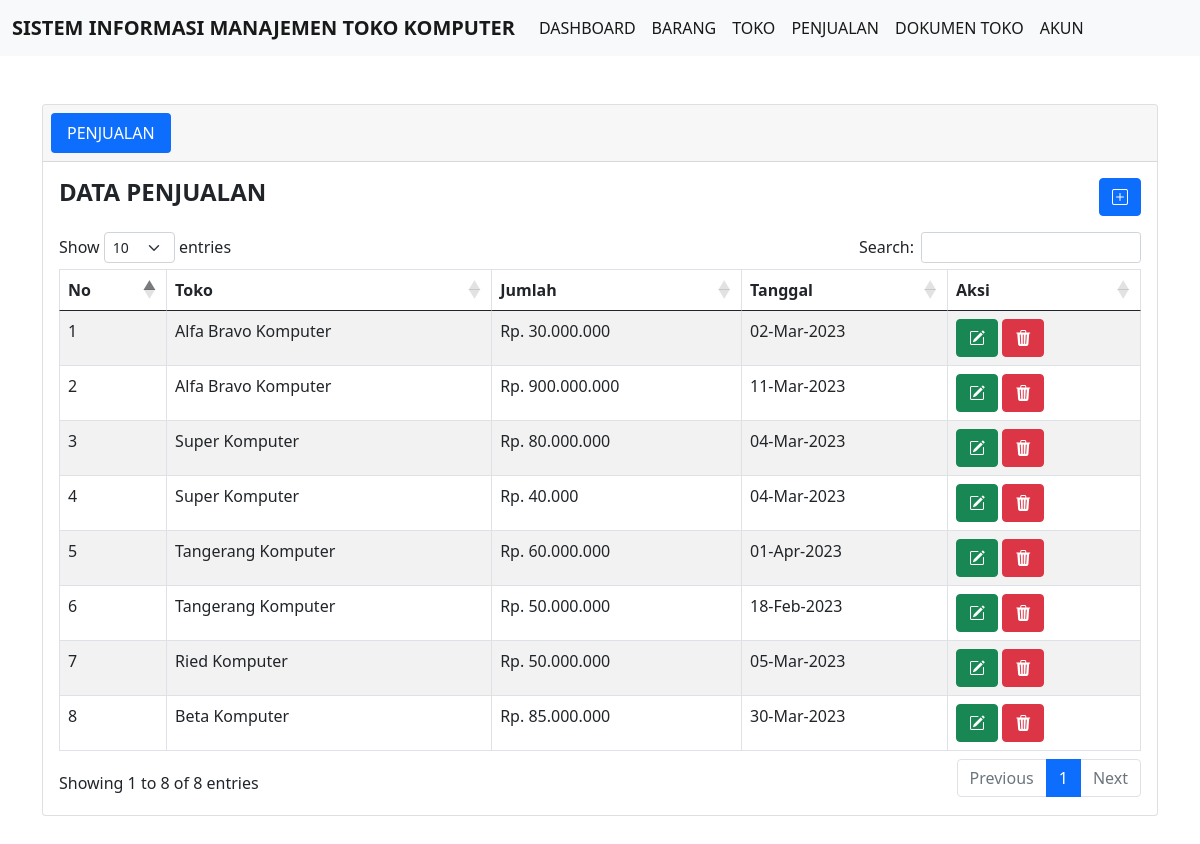
The page /data_penjualan.php on the database its author committed.
### tables this page shows
CREATE TABLE `tb_penjualan` (
  `id_penjualan` int(11) NOT NULL,
  `id_toko` int(11) NOT NULL,
  `jumlah` varchar(20) NOT NULL,
  `tanggal` date NOT NULL
);

CREATE TABLE `tb_toko` (
  `id_toko` int(11) NOT NULL,
  `nama_toko` varchar(20) NOT NULL,
  `alamat_toko` varchar(20) NOT NULL,
  `pemilik_toko` varchar(20) NOT NULL,
  `status_toko` varchar(20) NOT NULL,
  `foto_toko` varchar(20) NOT NULL
);

### config/controller.php (called while the page is built, shortened)
<?php
function select($query)
{
    global $db;
    $result = mysqli_query($db, $query);
    $rows = [];
    while ($row = mysqli_fetch_assoc($result)) {
        $rows[] = $row;
    }
    return $rows;
}

### data_penjualan.php (the view, shortened to what this page needs)
<?php
include 'layout/header.php';
$data_penjualan = select("SELECT * FROM tb_toko JOIN tb_penjualan ON tb_toko.id_toko = tb_penjualan.id_toko");
?>
<div class="container">
    <div class="card mt-5 mb-5">
        <div class="card-header">
            <ul class="nav nav-pills card-header-pills">
                <li class="nav-item">
                    <a class="nav-link active">PENJUALAN</a>
                </li>
            </ul>
        </div>
        <div class="card-body">
            <div class="row mb-3">
                <div class="col">
                    <h4><b>DATA PENJUALAN</b></h4>
                </div>
                <div class="col">
                    <a href="tambah_penjualan.php" class="btn btn-primary" style="float : right;"><i class="bi bi-plus-square"></i></i></a>
                </div>
            </div>
            <table class="table table-bordered table-striped" id="tables">
                <thead>
                    <tr>
                        <th>No</th>
                        <th>Toko</th>
                        <th>Jumlah</th>
                        <th>Tanggal</th>
                        <th>Aksi</th>
                    </tr>
                </thead>
                <tbody>
                    <?php $nomor = 1; ?>
                    <?php foreach ($data_penjualan as $penjualan) : ?>
                        <tr>
                            <td> <?= $nomor++; ?> </td>
                            <td> <?= $penjualan['nama_toko']; ?> </td>
                            <td> Rp. <?= number_format($penjualan['jumlah'], 0, ',', '.'); ?> </td>
                            <td> <?= date('d-M-Y', strtotime($penjualan['tanggal'])); ?> </td>
                            <td>
                                <a href="ubah_penjualan.php?id_penjualan=<?= $penjualan['id_penjualan']; ?>" class="btn btn-success"><i class="bi bi-pencil-square"></i></a>
                                <a href="hapus_penjualan.php?id_penjualan=<?= $penjualan['id_penjualan']; ?>" class="btn btn-danger" onclick="return confirm('Hapus Data ?');"><i class="bi bi-trash3-fill"></i></a>
                            </td>
                        </tr>
                    <?php endforeach; ?>
                </tbody>
            </table>
        </div>
    </div>
</div>
<?php
include 'layout/footer.php';
?>

### rows shown on the page
tb_penjualan: id_toko.nama_toko "Alfa Bravo Komputer", jumlah "30.000.000", tanggal "02-Mar-2023"
tb_penjualan: id_toko.nama_toko "Alfa Bravo Komputer", jumlah "900.000.000", tanggal "11-Mar-2023"
tb_penjualan: id_toko.nama_toko "Super Komputer", jumlah "80.000.000", tanggal "04-Mar-2023"
tb_penjualan: id_toko.nama_toko "Super Komputer", jumlah "40.000", tanggal "04-Mar-2023"
tb_penjualan: id_toko.nama_toko "Tangerang Komputer", jumlah "60.000.000", tanggal "01-Apr-2023"
tb_penjualan: id_toko.nama_toko "Tangerang Komputer", jumlah "50.000.000", tanggal "18-Feb-2023"
tb_penjualan: id_toko.nama_toko "Ried Komputer", jumlah "50.000.000", tanggal "05-Mar-2023"
tb_penjualan: id_toko.nama_toko "Beta Komputer", jumlah "85.000.000", tanggal "30-Mar-2023"
